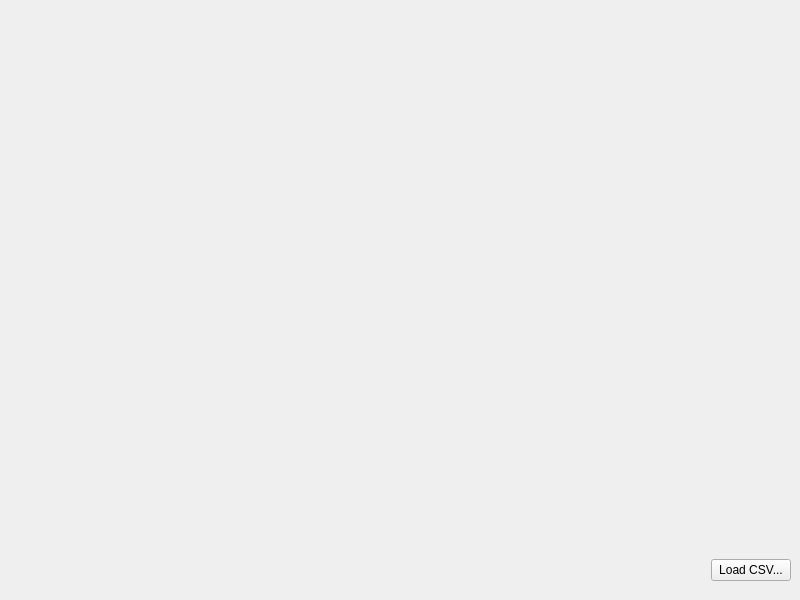
<?xml version="1.0" encoding="UTF-8"?>
<ui version="4.0">
 <class>MainWindow</class>
 <widget class="QMainWindow" name="MainWindow">
  <property name="geometry">
   <rect>
    <x>0</x>
    <y>0</y>
    <width>800</width>
    <height>600</height>
   </rect>
  </property>
  <property name="windowTitle">
   <string>MainWindow</string>
  </property>
  <widget class="QWidget" name="centralwidget">
   <widget class="QWidget" name="widget" native="true">
    <property name="geometry">
     <rect>
      <x>10</x>
      <y>10</y>
      <width>781</width>
      <height>571</height>
     </rect>
    </property>
    <layout class="QVBoxLayout" name="verticalLayout">
     <item>
      <widget class="QCustomPlot" name="customplot" native="true"/>
     </item>
     <item>
      <layout class="QHBoxLayout" name="horizontalLayout">
       <item>
        <spacer name="horizontalSpacer">
         <property name="orientation">
          <enum>Qt::Horizontal</enum>
         </property>
         <property name="sizeHint" stdset="0">
          <size>
           <width>40</width>
           <height>20</height>
          </size>
         </property>
        </spacer>
       </item>
       <item>
        <widget class="QPushButton" name="pushButton">
         <property name="text">
          <string>Load CSV...</string>
         </property>
        </widget>
       </item>
      </layout>
     </item>
    </layout>
   </widget>
  </widget>
 </widget>
 <customwidgets>
  <customwidget>
   <class>QCustomPlot</class>
   <extends>QWidget</extends>
   <header>qcustomplot.h</header>
   <container>1</container>
  </customwidget>
 </customwidgets>
 <resources/>
 <connections/>
</ui>
